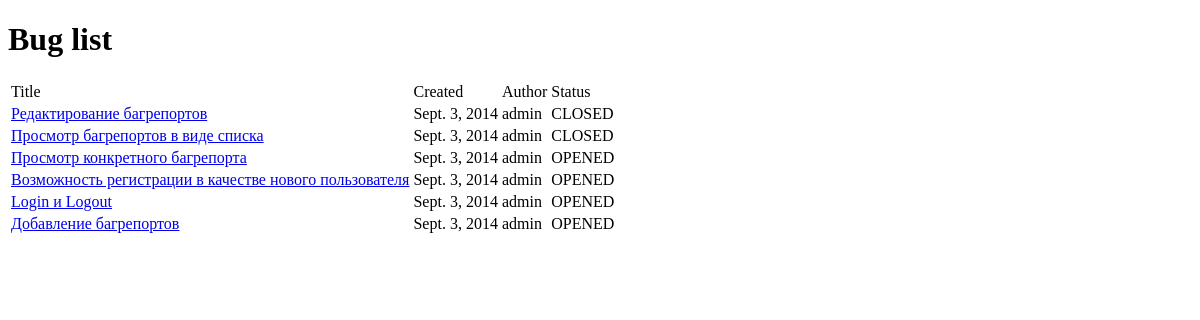
Before: /bugs/ with the older database file.
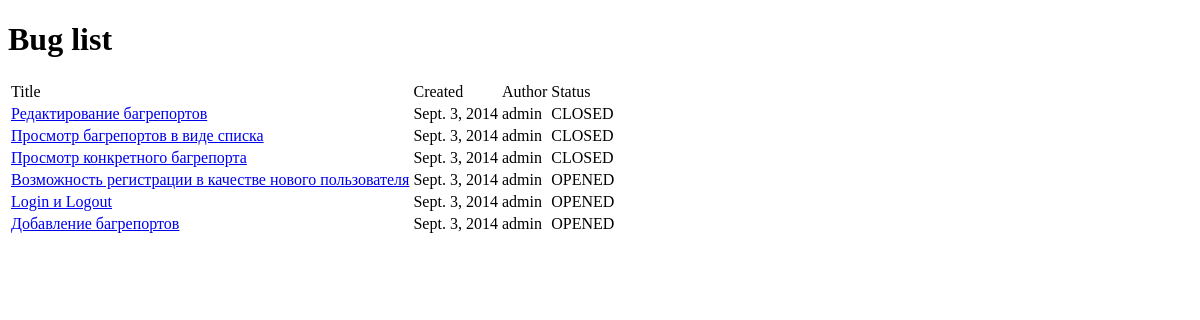
After: the same page with the newer database file.
### bugtracker/models.py (models this page shows, shortened)
class Ticket(models.Model):
    title = models.CharField(max_length=128)
    text = models.TextField()
    created = models.DateTimeField(auto_now=True)
    closed = models.BooleanField(default=False)
    user = models.ForeignKey(User,)

### bugtracker/views.py (the view)
class BugListView(ListView):
    model = Ticket
    template_name = 'list.html'

### templates/list.html (shortened to what this page needs)
{% extends 'base.html' %}
{% block content_block %}
<div>
    <h1>Bug list</h1>
    <table>
        <thead>
        <tr>
            <td>Title</td>
            <td>Created</td>
            <td>Author</td>
            <td>Status</td>
        </tr>
        </thead>
        <tbody>
        {% for ticket in object_list %}
        <tr>
            <td><a href="{% url 'detail' ticket.pk %}">{{ ticket.title }}</a></td>
            <td>{{ ticket.created|date }}</td>
            <td>{{ ticket.user }}</td>
            <td>{{ ticket.closed|yesno:"CLOSED, OPENED" }}</td>
        </tr>
        {% empty %}
        <tr>
            <td colspan=4>No tickets yet.</td>
        </tr>
        {% endfor %}
        </tbody>
    </table>
</div>
{% endblock %}

Changed rows visible on the page:
changed Ticket "Просмотр конкретного багрепорта": closed "OPENED" → "CLOSED"
